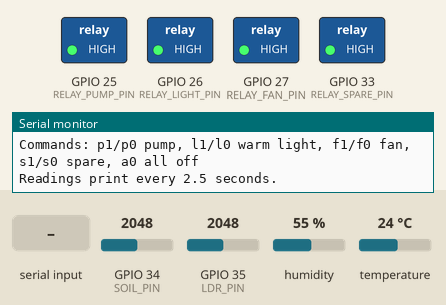
Recording of a sketch running on a simulated ESP32. Shown: switched loads named in the sketch (green lamp = pin HIGH), the last lines printed to the serial monitor. Inputs (shaded band) come from the test bench; at power-on: GPIO 34 (SOIL_PIN) = 2048, GPIO 35 (LDR_PIN) = 2048, humidity 55 %, temperature 24 °C.

Above: at 1.5 s.
1.6 s: "p1\n" received over Serial
At 2.7 s:
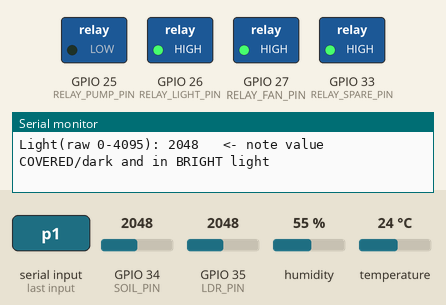
3.1 s: "l1\n" received over Serial
At 3.9 s:
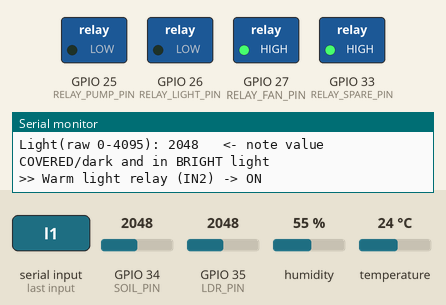
4.6 s: "p0\n" received over Serial
At 5.0 s:
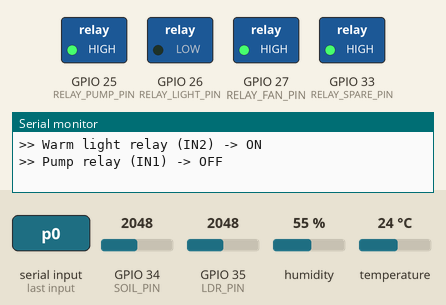
6.1 s: "f1\n" received over Serial
At 7.3 s:
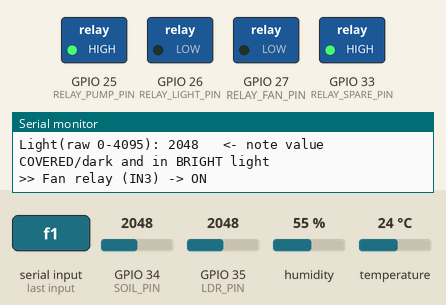
7.6 s: "l0\n" received over Serial
At 8.5 s:
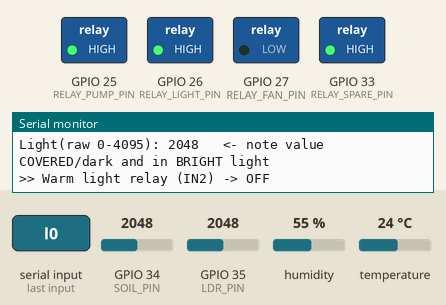
9.1 s: "s1\n" received over Serial
At 9.6 s:
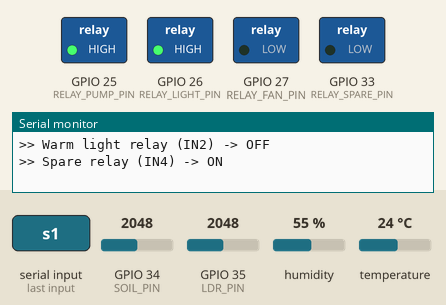
Timing chart, 0 to 11.6 s (numbered marks = the images above; inputs shaded):
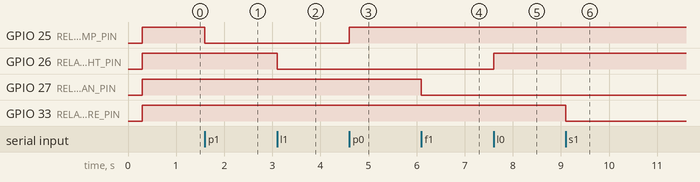

Measured:
- after the input at 1.6 s, GPIO 25 (RELAY_PUMP_PIN): HIGH → LOW at once
- after the input at 3.1 s, GPIO 26 (RELAY_LIGHT_PIN): HIGH → LOW at once
- after the input at 4.6 s, GPIO 25 (RELAY_PUMP_PIN): LOW → HIGH at once
- after the input at 6.1 s, GPIO 27 (RELAY_FAN_PIN): HIGH → LOW at once
- after the input at 7.6 s, GPIO 26 (RELAY_LIGHT_PIN): LOW → HIGH at once
- after the input at 9.1 s, GPIO 33 (RELAY_SPARE_PIN): HIGH → LOW at once

The sketch:

SmartGrow_Diagnostics.ino
```cpp
/*
  SmartGrow_Diagnostics.ino  (v5.2)
  Stand-alone wiring + calibration helper. NOT the production firmware.

  Run this FIRST. It needs no WiFi. It lets you:
    1. Confirm DHT11, soil sensor and light sensor are wired and reading.
    2. Test each relay channel one at a time (and confirm active-LOW vs HIGH).
    3. Read the raw numbers for calibration (SOIL_RAW_DRY/WET, LDR_RAW_DARK/BRIGHT).

  Serial Monitor: 115200 baud, line ending "Newline".
  COMMANDS:  p1/p0 = pump (IN1)   l1/l0 = warm light (IN2)
             f1/f0 = fan (IN3)    s1/s0 = spare (IN4)    a0 = ALL OFF
  Readings print every 2.5 seconds.

  TIP: do the first relay test with NOTHING connected to the relay outputs.
  You should hear/see the relay click and its LED light when you send e.g. "p1".
  If "p1" turns the relay OFF and "p0" turns it ON, set RELAY_ACTIVE_LOW to
  false in BOTH this file and config.h.

  Pins here must match SmartGrow_ESP32/config.h.
*/

#include <DHT.h>

#define DHT_PIN          14
#define DHT_TYPE         DHT11
#define SOIL_PIN         34
#define LDR_PIN          35
#define RELAY_PUMP_PIN   25
#define RELAY_LIGHT_PIN  26
#define RELAY_FAN_PIN    27
#define RELAY_SPARE_PIN  33
#define RELAY_ACTIVE_LOW true

DHT dht(DHT_PIN, DHT_TYPE);
unsigned long lastRead = 0;

void setRelay(uint8_t pin, bool on) {
  bool level = RELAY_ACTIVE_LOW ? !on : on;
  digitalWrite(pin, level ? HIGH : LOW);
}

void allOff() {
  setRelay(RELAY_PUMP_PIN, false);
  setRelay(RELAY_LIGHT_PIN, false);
  setRelay(RELAY_FAN_PIN, false);
  setRelay(RELAY_SPARE_PIN, false);
}

int readAvg(uint8_t pin) {
  long sum = 0;
  for (int i = 0; i < 16; i++) { sum += analogRead(pin); delayMicroseconds(200); }
  return (int)(sum / 16);
}

void setup() {
  Serial.begin(115200);
  delay(300);

  pinMode(RELAY_PUMP_PIN, OUTPUT);
  pinMode(RELAY_LIGHT_PIN, OUTPUT);
  pinMode(RELAY_FAN_PIN, OUTPUT);
  pinMode(RELAY_SPARE_PIN, OUTPUT);
  allOff();

  dht.begin();

  Serial.println("\n=== SmartGrow Diagnostics ===");
  Serial.println("Commands: p1/p0 pump, l1/l0 warm light, f1/f0 fan, s1/s0 spare, a0 all off");
  Serial.println("Readings print every 2.5 seconds.\n");
}

void loop() {
  handleSerialCommands();
  if (millis() - lastRead >= 2500) {
    lastRead = millis();
    printReadings();
  }
}

void handleSerialCommands() {
  if (!Serial.available()) return;
  String cmd = Serial.readStringUntil('\n');
  cmd.trim();

  if      (cmd == "p1") { setRelay(RELAY_PUMP_PIN, true);   Serial.println(">> Pump relay (IN1) -> ON"); }
  else if (cmd == "p0") { setRelay(RELAY_PUMP_PIN, false);  Serial.println(">> Pump relay (IN1) -> OFF"); }
  else if (cmd == "l1") { setRelay(RELAY_LIGHT_PIN, true);  Serial.println(">> Warm light relay (IN2) -> ON"); }
  else if (cmd == "l0") { setRelay(RELAY_LIGHT_PIN, false); Serial.println(">> Warm light relay (IN2) -> OFF"); }
  else if (cmd == "f1") { setRelay(RELAY_FAN_PIN, true);    Serial.println(">> Fan relay (IN3) -> ON"); }
  else if (cmd == "f0") { setRelay(RELAY_FAN_PIN, false);   Serial.println(">> Fan relay (IN3) -> OFF"); }
  else if (cmd == "s1") { setRelay(RELAY_SPARE_PIN, true);  Serial.println(">> Spare relay (IN4) -> ON"); }
  else if (cmd == "s0") { setRelay(RELAY_SPARE_PIN, false); Serial.println(">> Spare relay (IN4) -> OFF"); }
  else if (cmd == "a0") { allOff();                         Serial.println(">> ALL relays OFF"); }
  else if (cmd.length() > 0) { Serial.println("Unknown command. Use p/l/f/s with 1 or 0, or a0."); }
}

void printReadings() {
  float h = dht.readHumidity();
  float t = dht.readTemperature();
  int soilRaw = readAvg(SOIL_PIN);
  int ldrRaw  = readAvg(LDR_PIN);

  Serial.println("-------------------------------------------");
  if (isnan(h) || isnan(t)) {
    Serial.println("DHT11:  READ FAILED. Check VCC (3.3V), GND, data wire on the DHT pin.");
  } else {
    Serial.printf("DHT11:  Temp=%.1fC  Humidity=%.0f%%\n", t, h);
  }
  Serial.printf("Soil (raw 0-4095): %d   <- note value in DRY air and in WATER\n", soilRaw);
  Serial.printf("Light(raw 0-4095): %d   <- note value COVERED/dark and in BRIGHT light\n", ldrRaw);
}
```
